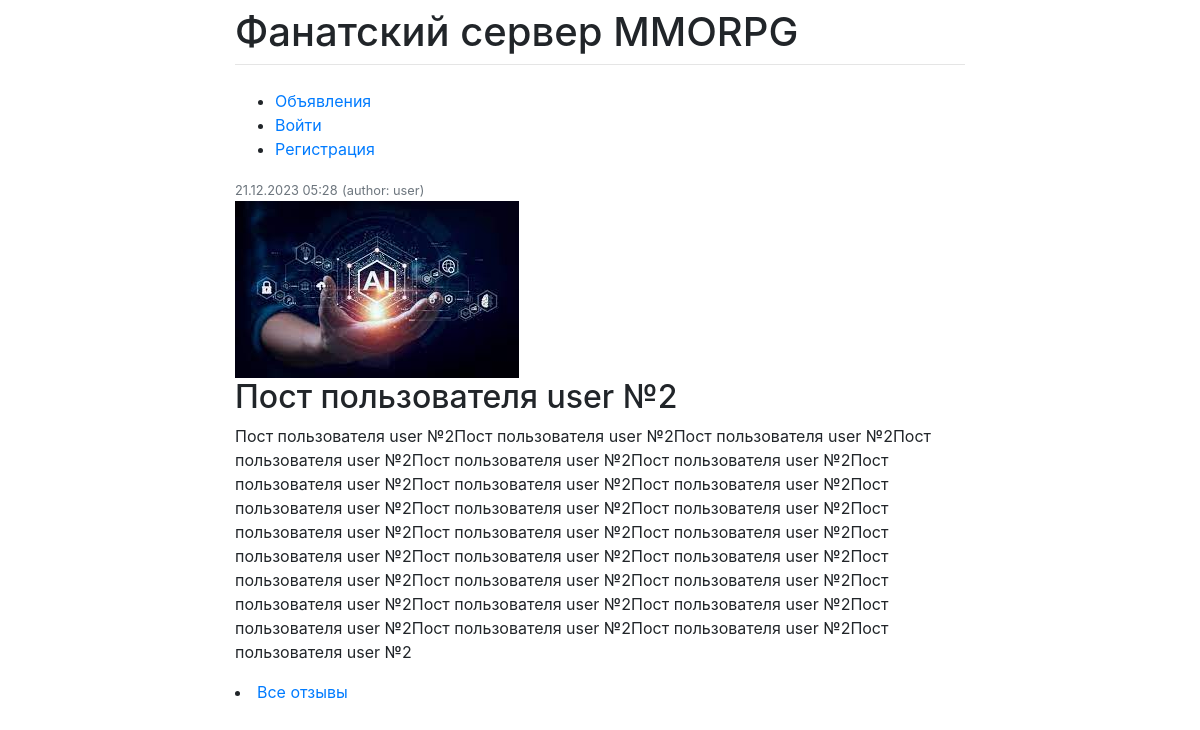
The page /post/10/ on the database its author committed.
### guild/models.py (models this page shows, shortened)
class Post(models.Model):
    author = models.ForeignKey(Profile, on_delete=models.CASCADE)
    title = models.CharField(max_length=255)
    content = models.TextField()
    category = models.ForeignKey(Category, on_delete=models.CASCADE)
    created_at = models.DateTimeField(auto_now_add=True)
    updated_at = models.DateTimeField(auto_now=True)
    image = models.ImageField(upload_to='images/', null=True, blank=True)

class Profile(models.Model):
    user = models.OneToOneField(User, on_delete=models.CASCADE)
    email_confirmed = models.BooleanField(default=False)
    avatar = models.ImageField(upload_to='images/', null=True, blank=True)
    BIO_CHOICES = [
        ('F', 'Female'),
        ('M', 'Male'),
    ]
    bio = models.CharField(max_length=1, choices=BIO_CHOICES, default='M')
    one_time_password = models.CharField(max_length=10, null=True, blank=True)

### guild/views.py (the view)
# urls.py: path('post/<int:pk>/', PostDetailView.as_view(), name='post-detail'),
class PostDetailView(DetailView):
    model = Post
    form_class = PostForm
    context_object_name = 'post'
    template_name = 'post_detail.html'
    def get_object(self, *args, **kwargs):  # переопределяем метод получения объекта
        obj = cache.get(f'post_{self.kwargs["pk"]}', None)
        if not obj:
            obj = super().get_object(queryset=self.queryset)
            cache.set(f'post_{self.kwargs["pk"]}', obj)
        return obj
    def get_context_data(self, **kwargs):
        context = super().get_context_data(**kwargs)
        context['current_time'] = timezone.localtime(timezone.now())
        context['timezones'] = pytz.common_timezones
        return context
    def post(self, request):
        request.session['django_timezone'] = request.POST['timezone']
        return redirect('/')

### templates/post_detail.html (shortened to what this page needs)
{% extends 'flatpages/base.html' %}
{% load crispy_forms_tags %}
{% load i18n %}
{% block content %}
    <article class="media content-section">
    <div class="media-body">
    <div class="article-metadata">
    <small class="text-muted">{{ post.created_at|date:'d.m.Y H:i' }}</small>
    <small class="text-muted">({% trans 'author' %}: {{ post.author.user }})</small><br>
    {% if post.image %}
        <img src="{{ post.image.url }}" alt="{{ post.title }}" class="media" alt="Аватар"
             style="max-width: 300px; max-height: 300px;">
    {% endif %}
    <h2 class="article-title">{{ post.title }}</h2>
    <p class="article-content">{{ post.content }}</p>
    <li><a href="{% url 'response-list' post_pk=post.pk %}">Все отзывы</a></li>
    <br>
{% endblock %}

### rows shown on the page
Post: created_at "21.12.2023 05:28", author.user "user", image (picture), title "Пост пользователя user №2", content "Пост пользователя user №2Пост пользователя user №2Пост пользователя user №2Пост пользователя user №2Пост пользователя user №2Пост пользователя user №2Пост пользователя user №2Пост пользователя user №2Пост пользователя user №2Пост пользователя user №2Пост пользователя user №2Пост пользователя user №2Пост пользователя user №2Пост пользователя user №2Пост пользователя user №2Пост пользователя user №2Пост пользователя user №2Пост пользователя user №2Пост пользователя user №2Пост пользователя user №2Пост пользователя user №2Пост пользователя user №2Пост пользователя user №2Пост пользователя user №2Пост пользователя user №2Пост пользователя user №2Пост пользователя user №2Пост пользователя user №2"
